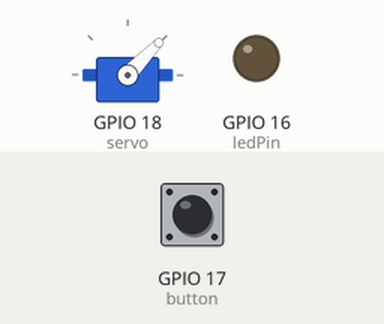
This sketch was run on a simulated ESP32. On the bench: servo, output pins drawn as LEDs (lit = HIGH). The test bench sets the inputs (shaded band); at power-on: GPIO 17 (button) HIGH. Servo pulses on a pin are drawn as a servo (544–2400 µs = 0–180°); what the sketch prints to the serial monitor is not drawn.

Above: at 1.2 s.
1.3 s: GPIO 17 (button) pulled LOW for 0.15 s
At 1.9 s:
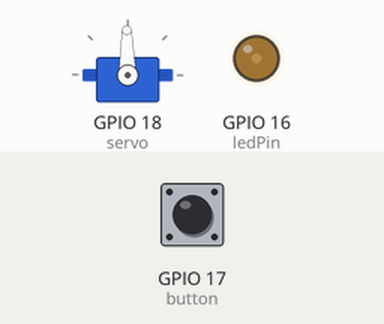
2.9 s: GPIO 17 (button) pulled LOW for 1 s
At 4.2 s:
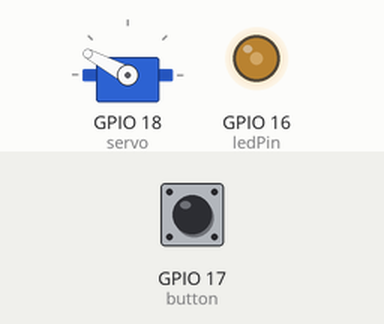
5.4 s: GPIO 17 (button) pulled LOW for 0.15 s
At 6.2 s:
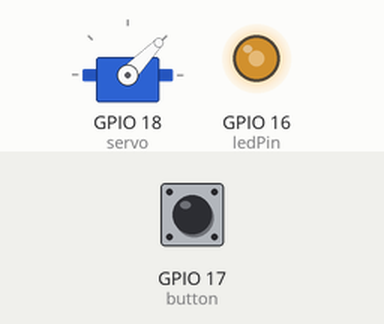
7.0 s: GPIO 17 (button) pulled LOW for 3.2 s
At 7.4 s:
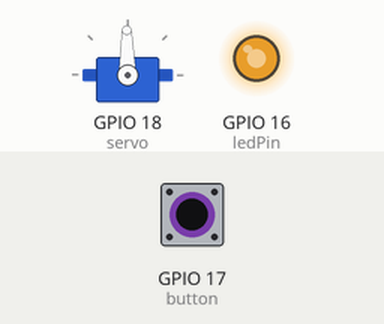
11.7 s: GPIO 17 (button) pulled LOW for 0.15 s
At 12.1 s:
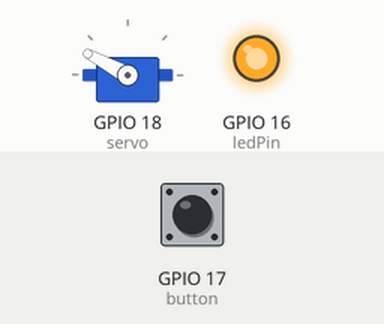
Timing chart, 0 to 14.3 s (numbered marks = the images above; inputs shaded):
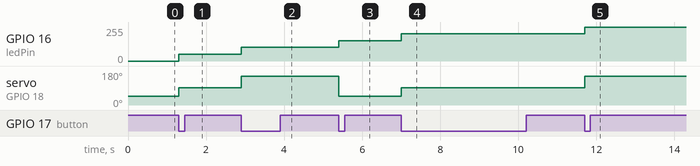

The sketch:

lab7.3.ino
```cpp
// the number of the LED pin
const int ledPin = 16;  // 16 corresponds to GPIO16
#define button 17
#define servo 18


// setting PWM properties
const int freq = 1000;
const int freq_servo = 50;
const int resolution = 8;

int dutyCycle_led = 0;
int dutyCycle_servo = 0;


int buttoncount_led = 0;
int buttoncount_servo = 1;


bool buttonstate = false;
bool buttonlaststate = true;

void setup(){
  // attach the channel to the GPIO to be controlled
  ledcAttach(ledPin, freq, resolution);
  ledcAttach(servo, freq_servo,resolution);
  pinMode(button, INPUT);
  Serial.begin(9600);
  // pinMode(ledPin,OUTPUT);
}

void loop(){

  buttonstate = digitalRead(button);  // Update the current button state

  if (buttonstate == LOW && buttonstate != buttonlaststate) {
    buttoncount_led++;
    buttoncount_servo++;
  }

  if(buttoncount_led == 6){
    buttoncount_led = 0;
  }

  if(buttoncount_servo == 4){
    buttoncount_servo = 1;
  }

  dutyCycle_led = 51 * buttoncount_led;

  if(buttoncount_servo == 1){
    dutyCycle_servo = 13;
  }

   if(buttoncount_servo == 2){
    dutyCycle_servo = 19;
  }

   if(buttoncount_servo == 3){
    dutyCycle_servo = 27;
  }

  ledcWrite(ledPin,dutyCycle_led);
  ledcWrite(servo,dutyCycle_servo);


  // Serial.println(buttoncount_led);
  Serial.println(buttoncount_servo);
  buttonlaststate = buttonstate;


}
```

Measured:
- after the input at 1.3 s, GPIO 16 (ledPin): 0/255 → 51/255 at once; servo on GPIO 18 (servo): 46° → 91° at once
- after the input at 2.9 s, GPIO 16 (ledPin): 51/255 → 102/255 at once; servo on GPIO 18 (servo): 91° → 152° at once
- after the input at 5.4 s, GPIO 16 (ledPin): 102/255 → 152/255 at once; servo on GPIO 18 (servo): 152° → 46° at once
- after the input at 7.0 s, GPIO 16 (ledPin): 152/255 → 203/255 at once; servo on GPIO 18 (servo): 46° → 91° at once
- after the input at 11.7 s, GPIO 16 (ledPin): 203/255 → 255/255 at once; servo on GPIO 18 (servo): 91° → 152° at once
